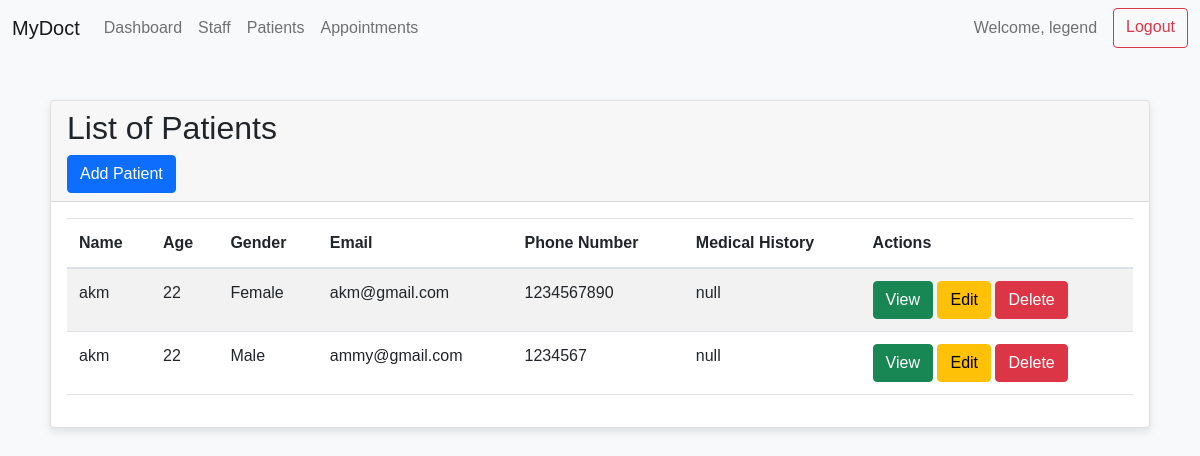
/patients/ (signed in), run on the app's committed database.
### app/models.py (models this page shows, shortened)
class Doctor(AbstractUser, PermissionsMixin):
    username = models.CharField(max_length=150, unique=True, default='')
    name = models.CharField(max_length=100)
    email = models.EmailField(unique=True)
    specialization = models.CharField(max_length=100)
    specification = models.TextField(blank=True, help_text="Additional details about the staff member")
    is_active = models.BooleanField(default=True)
    is_staff = models.BooleanField(default=False)
    is_superuser = models.BooleanField(default=False)
    USERNAME_FIELD = 'username'
    REQUIRED_FIELDS = ['name', 'email']
    objects = DoctorManager()

class Patient(models.Model):
    name = models.CharField(max_length=100)
    age = models.PositiveIntegerField()
    GENDER_CHOICES = [
        ('M', 'Male'),
        ('F', 'Female'),
        ('O', 'Other'),
    ]
    gender = models.CharField(max_length=1, choices=GENDER_CHOICES)
    medical_history = models.TextField(blank=True)
    email = models.EmailField(unique=True, blank=True)
    phone_number = models.CharField(max_length=15, blank=True)
    address = models.TextField(blank=True)
    created_at = models.DateTimeField(auto_now_add=True)

### app/views.py (the view)
# urls.py: path('patients/', views.list_patients, name='list_patients'),  # Added URL for list_patients
@login_required
def list_patients(request):
    patients = Patient.objects.all().order_by('name')
    for patient in patients:
        print(f"Patient Name: {patient.name}, Phone Number: {patient.phone_number}")  # Debugging: Print each patient's name and phone number
    return render(request, 'list_patients.html', {
        'patients': patients
    })

### templates/list_patients.html (shortened to what this page needs)
{% extends 'base.html' %}
{% block content %}
<div class="card">
    <div class="card-header">
        <h2>List of Patients</h2>
        <a href="{% url 'add_patient' %}" class="btn btn-primary">Add Patient</a>
    </div>
    <div class="card-body">
    <table class="table table-striped">
    <thead>
        <tr>
            <th>Name</th>
            <th>Age</th>
            <th>Gender</th>
            <th>Email</th>
            <th>Phone Number</th>
            <th>Medical History</th>
            <th>Actions</th>
        </tr>
    </thead>
    <tbody>
        {% for patient in patients %}
        <tr>
            <td>{{ patient.name }}</td>
            <td>{{ patient.age }}</td>
            <td>{{ patient.get_gender_display }}</td>
            <td>{{ patient.email|default:"No email recorded" }}</td>
            <td>{{ patient.phone_number|default:"No phone number recorded" }}</td>
            <td>{{ patient.medical_history|truncatechars:30 }}</td>
            <td>
                <a href="{% url 'patient_detail' patient.id %}" class="btn btn-success">View</a>
                <a href="{% url 'edit_patient' patient.id %}" class="btn btn-warning">Edit</a>
                <form action="{% url 'delete_patient' patient.id %}" method="post" style="display:inline;">
                    <button type="submit" class="btn btn-danger">Delete</button>
                </form>
            </td>
        </tr>
        {% endfor %}
    </tbody>
</table>
{% endblock %}

### templates/base.html (shortened to what this page needs)
<!DOCTYPE html>
<html lang="en">
<head>
    <link href="https://cdn.jsdelivr.net/npm/bootstrap@5.1.3/dist/css/bootstrap.min.css" rel="stylesheet">
    {% load static %}
    <link rel="stylesheet" href="{% static 'styles.css' %}">
</head>
<body>
    {% if user.is_authenticated %}
    <nav class="navbar navbar-expand-lg navbar-light bg-light">
        <div class="container-fluid">
            <a class="navbar-brand" href="{% url 'dashboard' %}">MyDoct</a>
            <div class="collapse navbar-collapse" id="navbarNav">
                <ul class="navbar-nav me-auto mb-2 mb-lg-0">
                    <li class="nav-item">
                        <a class="nav-link" href="{% url 'dashboard' %}">Dashboard</a>
                    </li>
                    {% if user.is_superuser %}
                    <li class="nav-item">
                        <a class="nav-link" href="{% url 'list_staff' %}">Staff</a>
                    </li>
                    {% endif %}
                    {% if user.is_staff %}
                    <li class="nav-item">
                        <a class="nav-link" href="{% url 'list_patients' %}">Patients</a>
                    </li>
                    {% endif %}
                    <li class="nav-item">
                        <a class="nav-link" href="{% url 'manage_appointments' %}">Appointments</a>
                    </li>
                </ul>
                <div class="d-flex">
                    <span class="navbar-text me-3">
                        Welcome, {{ user.name }}
                    </span>
                    <a href="{% url 'logout' %}" class="btn btn-outline-danger">Logout</a>
                </div>
            </div>
        </div>
    </nav>
    {% endif %}
    <div class="container mt-4">
        {% block content %}
        {% endblock %}
    </div>
</body>
</html>

### static/styles.css (style rules this page uses)
body { font-family: 'Arial', sans-serif; background-color: #f8f9fa; }
.navbar { margin-bottom: 20px; }
.container { padding: 20px; }
.card { box-shadow: 0 4px 8px rgba(0, 0, 0, 0.1); }
.table { width: 100%; margin-bottom: 1rem; color: #212529; }
.table th, .table td { padding: 0.75rem; vertical-align: top; border-top: 1px solid #dee2e6; }
.table thead th { vertical-align: bottom; border-bottom: 2px solid #dee2e6; }

### data on the page
Doctor: name "legend"
Patient: name "akm", age "22", gender "Female", email "akm@gmail.com", phone_number "1234567890", medical_history "null"
Patient: name "akm", age "22", gender "Male", email "ammy@gmail.com", phone_number "1234567", medical_history "null"
